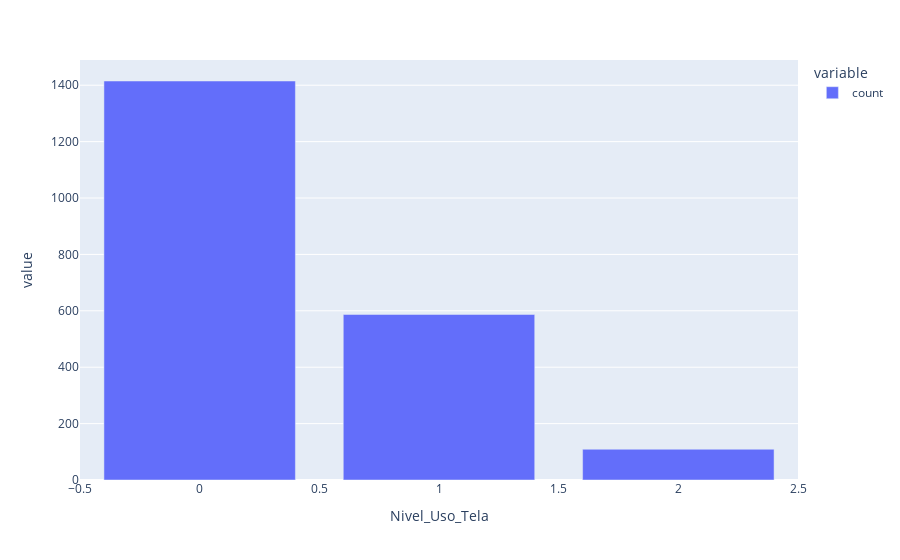

Write notebook code for a chart like this one.
### Code cell
px.bar(df_obesidade.value_counts('Nivel_Uso_Tela'))

### Figure 1 — Plotly figure (JSON) as saved in the notebook; plotly's stock layout.template omitted (floating-point values rounded to 4 significant figures)
{"data": [{"alignmentgroup": "True", "hovertemplate": "variable=count<br>Nivel_Uso_Tela=%{x}<br>value=%{y}<extra></extra>", "legendgroup": "count", "marker": {"color": "#636efa", "pattern": {"shape": ""}}, "name": "count", "offsetgroup": "count", "orientation": "v", "showlegend": true, "textposition": "auto", "type": "bar", "x": [0, 1, 2], "xaxis": "x", "y": [1415, 587, 109], "yaxis": "y"}], "layout": {"barmode": "relative", "legend": {"title": {"text": "variable"}, "tracegroupgap": 0}, "margin": {"t": 60}, "xaxis": {"anchor": "y", "domain": [0, 1], "title": {"text": "Nivel_Uso_Tela"}}, "yaxis": {"anchor": "x", "domain": [0, 1], "title": {"text": "value"}}}}
